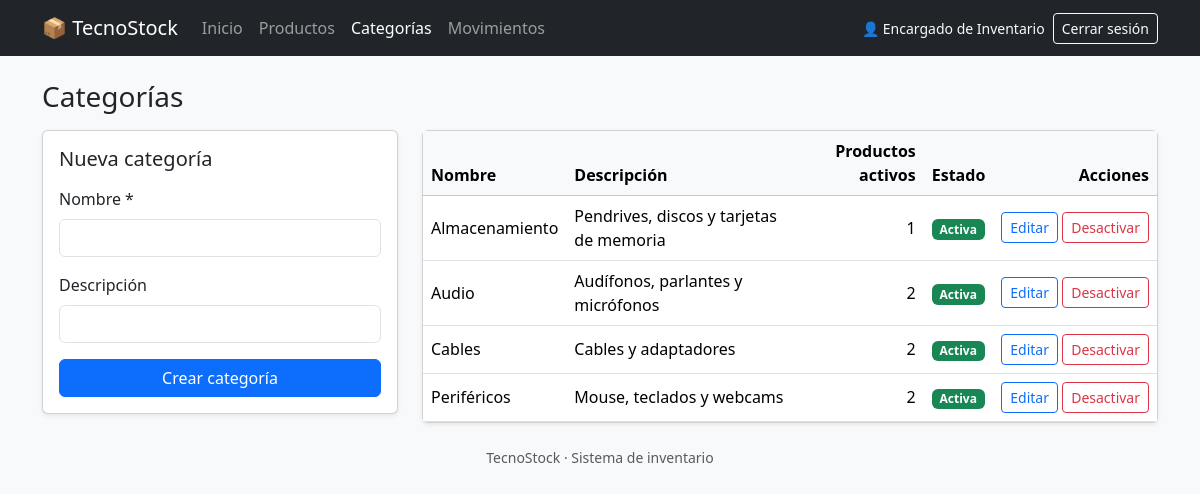
Screenshot of /categorias/index.php (signed in) with the database file from the repository.
### tables this page shows
CREATE TABLE categoria (
    id_categoria INT UNSIGNED NOT NULL AUTO_INCREMENT,
    nombre       VARCHAR(80)  NOT NULL,
    descripcion  VARCHAR(255) NULL,
    estado       TINYINT(1)   NOT NULL DEFAULT 1,   
    PRIMARY KEY (id_categoria),
    UNIQUE KEY uq_categoria_nombre (nombre)
);

### includes/funciones.php (called while the page is built, shortened)
<?php
function e($valor): string
{
    return htmlspecialchars((string) $valor, ENT_QUOTES | ENT_SUBSTITUTE, 'UTF-8');
}
function clase_error(array $errores, string $campo): string
{
    return isset($errores[$campo]) ? 'is-invalid' : '';
}

### categorias/index.php (the view, shortened to what this page needs)
<?php
$pdo     = conectar();
$errores = [];
$datos   = ['nombre' => '', 'descripcion' => ''];
$categorias = $pdo->query(
    'SELECT c.id_categoria, c.nombre, c.descripcion, c.estado,
            (SELECT COUNT(*) FROM producto p WHERE p.id_categoria = c.id_categoria AND p.estado = 1) AS productos_activos
     FROM categoria c
     ORDER BY c.nombre'
)->fetchAll();
require __DIR__ . '/../includes/header.php';
?>
<h1 class="h3 mb-3">Categorías</h1>
<div class="row g-4">
    <div class="col-lg-4">
        <div class="card shadow-sm"><div class="card-body">
            <h2 class="h5 mb-3">Nueva categoría</h2>
            <form method="post" action="<?= BASE_URL ?>/categorias/index.php" class="needs-validation" novalidate>
                <div class="mb-3">
                    <label for="nombre" class="form-label">Nombre *</label>
                    <input type="text" id="nombre" name="nombre" minlength="2" maxlength="80" required
                           class="form-control <?= clase_error($errores, 'nombre') ?>"
                           value="<?= e($datos['nombre']) ?>"
                           data-regla="texto" data-etiqueta="El nombre">
                </div>
                <div class="mb-3">
                    <label for="descripcion" class="form-label">Descripción</label>
                    <input type="text" id="descripcion" name="descripcion" maxlength="255"
                           class="form-control <?= clase_error($errores, 'descripcion') ?>"
                           value="<?= e($datos['descripcion']) ?>"
                           data-regla="texto" data-etiqueta="La descripción">
                </div>
                <button type="submit" class="btn btn-primary w-100">Crear categoría</button>
            </form>
        </div></div>
    </div>
    <div class="col-lg-8">
        <div class="card shadow-sm">
            <div class="tabla-scroll">
                <table class="table table-hover align-middle mb-0">
                    <thead class="table-light">
                        <tr>
                            <th>Nombre</th><th>Descripción</th>
                            <th class="text-end">Productos activos</th><th>Estado</th>
                            <th class="text-end">Acciones</th>
                        </tr>
                    </thead>
                    <tbody>
                    <?php foreach ($categorias as $c): $activa = (int) $c['estado'] === 1; ?>
                        <tr class="<?= $activa ? '' : 'fila-inactiva' ?>">
                            <td><?= e($c['nombre']) ?></td>
                            <td><?= e($c['descripcion']) ?></td>
                            <td class="text-end"><?= (int) $c['productos_activos'] ?></td>
                            <td>
                                <span class="badge text-bg-<?= $activa ? 'success' : 'secondary' ?>">
                                    <?= $activa ? 'Activa' : 'Inactiva' ?>
                                </span>
                            </td>
                            <td class="text-end text-nowrap">
                                <a class="btn btn-sm btn-outline-primary"
                                   href="<?= BASE_URL ?>/categorias/editar.php?id=<?= (int) $c['id_categoria'] ?>">Editar</a>
                                <form method="post" action="<?= BASE_URL ?>/categorias/estado.php" class="d-inline"
                                      <?= $activa ? 'data-confirmar="¿Desactivar la categoría «' . e($c['nombre']) . '»?"' : '' ?>>
                                    <button type="submit" class="btn btn-sm btn-outline-<?= $activa ? 'danger' : 'secondary' ?>">
                                        <?= $activa ? 'Desactivar' : 'Reactivar' ?>
                                    </button>
                                </form>
                            </td>
                        </tr>
                    <?php endforeach; ?>
                    </tbody>
                </table>
            </div>
        </div>
    </div>
</div>
<?php require __DIR__ . '/../includes/footer.php'; ?>

### assets/css/estilos.css (style rules this page uses)
.tabla-scroll { overflow-x: auto; }

### rows the page displays
categoria: nombre "Almacenamiento", descripcion "Pendrives, discos y tarjetas de memoria", productos_activos "1", estado "Activa"
categoria: nombre "Audio", descripcion "Audífonos, parlantes y micrófonos", productos_activos "2", estado "Activa"
categoria: nombre "Cables", descripcion "Cables y adaptadores", productos_activos "2", estado "Activa"
categoria: nombre "Periféricos", descripcion "Mouse, teclados y webcams", productos_activos "2", estado "Activa"

### other values shown
APP_NOMBRE "TecnoStock"
$texto "Inicio Productos Categorías Movimientos"
$usuario['nombre'] "Encargado de Inventario"
